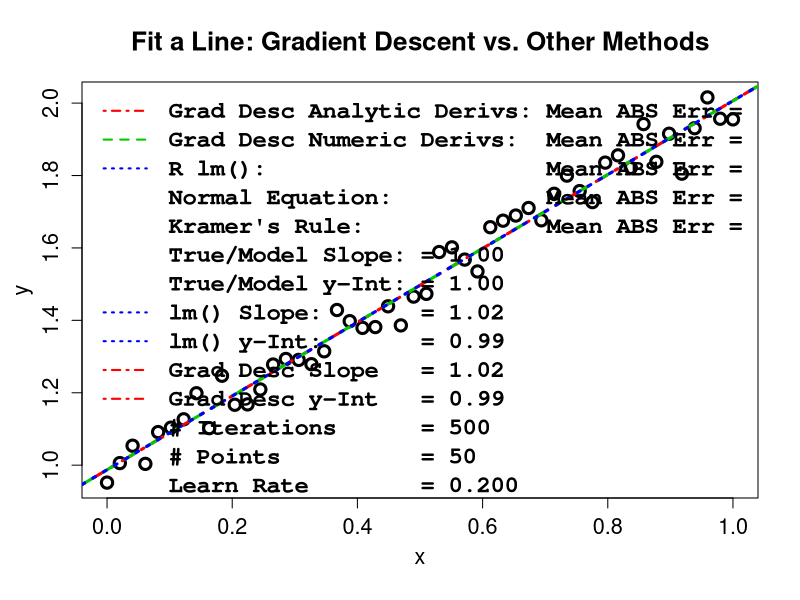
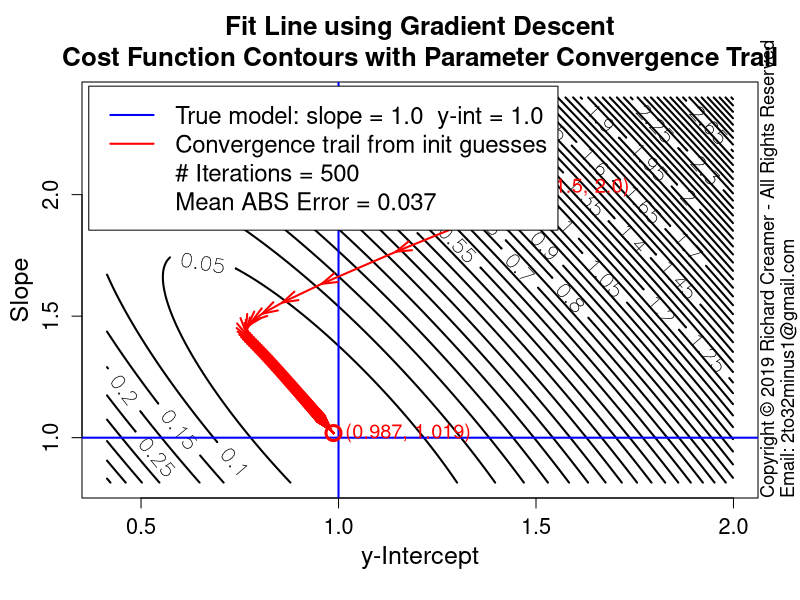

These figures' R source, in order:
##############################################################
### Copyright (c) Richard Creamer 2019 - All Rights Reserved
### Inquiries: email 2to32minus1@gmail.com
##############################################################

### Globals
fontScale = 1.2    # Global font size variable
lf        = 1.2    # Enlarge font of plot labels
verbose   = FALSE  # Verbose printing
lw        = 2      # Line width
xMargin   = 1      # X-axis margin for plots
yMargin   = 1      # Y-axis margin for plots
de        = 0.01   # Small constant for estimating derivatives numerically
smlPts    = 1      # Small  data point/circle
medPts    = 1.5    # Medium data point/circle
lrgPts    = 2.0    # Large  data point/circle

### Run this function to generate this plot
runFunc = function() {
	dw = 1000
	dh = 750	
	path = "D:/Code/R/LeastSquaresPlay/PlotsAndAssocCode/Plot28/"
	f = fitLineGradientDescentVsOthers	
	numPts = 50; width=1200; height = 1200	
	subTitle = "Various # Iterations"
	savePngVerbose( paste( path, "Plot28.png", sep="" ), f, w=height, h=height, un="px", nIter=500, learnRate=0.2, nPts=numPts, drawContourPlot=TRUE )
}

### Use Gradient Descent and other methods to fit a line to data
fitLineGradientDescentVsOthers = function( nIter=100, learnRate=.01, nPts=10, drawContourPlot=FALSE, subTitle="" ) {
	set.seed( 3 )
	lmColor = "blue"
	exactDerivGdColor = "red"
	numDerivGdColor = "green3"
	trueM = 1
	trueB = 1
	coeff = c( trueB, trueM )
	x = seq( from=0, to=1, length=nPts )
	y = trueM * x + trueB + rnorm( length(x), sd=0.05 )
	xLimits = axisLimits( x )
	yLimits = axisLimits( y )	
	guesses = list( yInt=1.5, slope=2 )
	bEst = guesses$yInt
	mEst = guesses$slope
	bEstNum = guesses$yInt
	mEstNum = guesses$slope
	dm = 0
	db = 0
	histM = c( mEst )
	histB = c( bEst )
	numHistM = c( mEst )
	numHistB = c( bEst )
	# Gradient descent iteration using analytic and numeric derivatives
	for ( i in 1:nIter ) {
		# Analytic derivatives
		dm      = meanLineDeDm( x, y, mEst, bEst )
		db      = meanLineDeDb( x, y, mEst, bEst )
		mEst    = mEst - learnRate * dm
		bEst    = bEst - learnRate * db
		histM[length(histM)+1] = mEst
		histB[length(histB)+1] = bEst
		# Numerica estimates of derivatives
		dmNum   = lineDeDmNum( x, y, mEstNum, bEstNum ) # numerically estimated derivatives
		dbNum   = lineDeDbNum( x, y, mEst, bEstNum )
		mEstNum = mEstNum - learnRate * dmNum
		bEstNum = bEstNum - learnRate * dbNum
		numHistM[length(numHistM)+1] = mEstNum
		numHistB[length(numHistB)+1] = bEstNum
	}
	
	defTitle = "Fit a Line: Gradient Descent vs. Other Methods"
	plotTitle = if ( subTitle != "" ) sprintf( "%s\n%s", defTitle, subTitle ) else defTitle
	plot( x, y, main=plotTitle, cex=medPts,
		  xlab="", ylab="", lwd=lw+1, cex.main=1.3*fontScale, cex.axis=1.3 )	
	addAxisLabels( "x", "y" )
	
	# Now employ other methods to fit line
	ne = normalEq( x, y )               # 1) Normal Equation
	kr = fitLineKramersRule( x, y )     # 2) Solve linear system via Kramer's Rule
	lmFit = lm( y ~ x )                 # 3) Built-in lm() function
	lmB = lmFit$coefficients[1]
	lmM = lmFit$coefficients[2]
	lmMeanAbsErr =  (1/length(x))*sum( abs( lmFit$residuals ) )
	abline( bEst, mEst, col=exactDerivGdColor, lwd=lw+1, lty=4 )
	abline( bEstNum, mEstNum, col=numDerivGdColor, lwd=lw+1, lty=2 )
	abline( lmB, lmM, col=lmColor, lwd=lw+1, lty=3 )
	adMeanAbsErr = meanLineAbsErr( x, y, mEst, bEst)
	ndMeanAbsErr = meanLineAbsErr( x, y, mEstNum, bEstNum)
	krMeanAbsErr = meanLineAbsErr( x, y, kr$m, kr$b )
	neMeanAbsErr = meanLineAbsErr( x, y, ne[2], ne[1] )
	if ( verbose ) {
		print( sprintf( "Run params:" ) )
		print( sprintf( "    trueM     = %.2f", trueM ) )
		print( sprintf( "    trueB     = %.2f", trueB ) )
		print( sprintf( "    guessB    = %.2f", guesses$yInt ) )
		print( sprintf( "    guessM    = %.2f", guesses$slope ) )
		print( sprintf( "    nPts      = %d",   nPts ) )
		print( sprintf( "    learnRate = %.4f", learnRate ) )
		print( sprintf( "    nIter     = %d",   nIter ) )
		print( "Results:" )
		print( sprintf( "    True Model (noise added): slope = %.3f  yInt = %.3f", trueM, trueB ) )
		print( sprintf( "    Analytic Derivs:          slope = %.3f  yInt = %.3f  Mean ABS Error = %.3f", mEst,    bEst,    adMeanAbsErr ) )
		print( sprintf( "    Numeric Derivs:           slope = %.3f  yInt = %.3f  Mean ABS Error = %.3f", mEstNum, bEstNum, ndMeanAbsErr ) )
		print( sprintf( "    Kramer's Rule:            slope = %.3f  yInt = %.3f  Mean ABS Error = %.3f", kr$b,    kr$m,    krMeanAbsErr ) )
		print( sprintf( "    R lm():                   slope = %.3f  yInt = %.3f  Mean ABS Error = %.3f", lmB,     lmM,     lmMeanAbsErr ) )
		print( sprintf( "    Normal Equation:          slope = %.3f  yInt = %.3f  Mean ABS Error = %.3f", ne[1],   ne[2],   neMeanAbsErr ) )
	}	
	parSave = par( family="mono", font=2 )
	legText = c( sprintf( "Grad Desc Analytic Derivs: Mean ABS Err = %.4f", adMeanAbsErr ),
				 sprintf( "Grad Desc Numeric Derivs:  Mean ABS Err = %.4f", ndMeanAbsErr ),
				 sprintf( "R lm():                    Mean ABS Err = %.4f", lmMeanAbsErr ),
				 sprintf( "Normal Equation:           Mean ABS Err = %.4f", neMeanAbsErr ),
				 sprintf( "Kramer's Rule:             Mean ABS Err = %.4f", krMeanAbsErr ),
				 sprintf( "True/Model Slope: = %.2f", trueM ),
				 sprintf( "True/Model y-Int: = %.2f", trueB ),
				 sprintf( "lm() Slope:       = %.2f", lmM ),
				 sprintf( "lm() y-Int:       = %.2f", lmB ),
				 sprintf( "Grad Desc Slope   = %.2f", mEst ),
				 sprintf( "Grad Desc y-Int   = %.2f", bEst ),
				 sprintf( "# Iterations      = %d",   nIter ),
				 sprintf( "# Points          = %d",   nPts ),
				 sprintf( "Learn Rate        = %.3f", learnRate ) )
	legClrs = c( exactDerivGdColor, numDerivGdColor, lmColor, "transparent", "transparent", "transparent",
				 "transparent", lmColor, lmColor, exactDerivGdColor, exactDerivGdColor, "transparent", "transparent", "transparent" )
	legLtys = c( 4, 2, 3, 0, 0, 0, 0, 3, 3, 4, 4, 0, 0, 0 )
	legend( "topleft", legend=legText, col=legClrs, lty=legLtys, lwd=lw, inset = c(0.0,0.0),
			bg="transparent", box.col="transparent", cex=1.2*fontScale, text.font=2 )
	par( parSave ) # Restore prior font
	
	if ( drawContourPlot )
		plotLineGradDescParamTrails( x, y, meanLineSsdErr, trueM, trueB, numHistM, numHistB,
									 takeSqrtError=FALSE, nIter=nIter, meanAbsFitError=adMeanAbsErr )	
}

### Slightly more reusable cost function plot + parameter evolution trails
### y-intercept maps to x-axis, slope maps to y-axis
plotLineGradDescParamTrails = function( x, y, errorFunc, modelM, modelB, histM, histB, takeSqrtError=TRUE, nIter, meanAbsFitError ) {
	nc = 200
	nr = 200	
	# Make contour plot region slightly larger than M and B parameter trails
	minM = min( histM ) * 0.8
	maxM = max( histM ) * 1.2
	minB = min( histB ) * 0.8
	maxB = max( histB ) * 1.2
	# Adjust these limits so that ***if plot is square*** the trails are perpendicular to contour lines
	deltaM = maxM - minM
	deltaB = maxB - minB
	gap = abs( deltaM - deltaB )
	if ( deltaM > deltaB ) {
		minB = minB - gap/2
		maxB = maxB + gap/2
	} else {
		minM = minM - gap/2
		maxM = maxM + gap/2
	}
	# Generate cost function sampling x and y coordinates
	intercepts = seq( minB, maxB, length.out=nc )
	slopes = seq( minM, maxM, length.out=nr )
	# Fill z 2D matrix with const function values for (y-intercept, slope) x,y pairs
	z = getLineErrorGrid( errorFunc, slopes, intercepts, x, y )
	if ( takeSqrtError )
		z = sqrt( z )
	# Create contour plot
	xLim = c( min(intercepts), max(intercepts) )
	yLim = c( min(slopes), max(slopes) )
	plotTitle = sprintf( "Fit Line using Gradient Descent\nCost Function Contours with Parameter Convergence Trail" )
	tz = t( z ) # contour() wants z first dim -> x-axis and second dim -> y-axis	
	contour( intercepts, slopes, tz, main=plotTitle, xlim=xLim, ylim=yLim, cex.lab=lf,
			 cex.main=1.3*fontScale, cex=1.3*fontScale, lwd=lw,
			 nlevels=50, labcex=1.3, xlab="", ylab="", cex.axis=1.3 )	
	addAxisLabels( "y-Intercept", "Slope", cexVal=1.5 )
	# Draw 'true' model (y-intercept, slope) crosshairs
	# Final converged gradient desccent params will != 'true' m and be because rand error added to model
	pl = gpl()
	lines( c( pl$xLim[1], pl$xLim[2] ), c( modelM, modelM ), col="blue", lwd=lw ) # Draw crosshair @ (b,m)
	lines( c( modelB, modelB ), c( pl$yLim[1], pl$yLim[2] ), col="blue", lwd=lw )
	for ( i in 2:length(histB) )
		arrows( histB[i-1], histM[i-1], histB[i], histM[i], col="red", lwd=lw, length=0.16, angle=17 )
	# Draw start/end point (initial guess + final converged params)
	x1 = histB[1];               y1 = histM[1]
	x2 = histB[length(histB)];   y2 = histM[length(histM)]	
	points( c(x1), c(y1), col="red", lwd=lw+1, cex=2 )
	points( c(x2), c(y2), col="red", lwd=lw+1, cex=2 )
	shift = 0.03
	text( x1 + shift, y1 + shift, sprintf( "(%.1f, %.1f)", x1, y1 ), cex=fontScale, adj=0, col="red" )
	text( x2 + shift, y2 + 0, sprintf( "(%.3f, %.3f)", x2, y2 ), cex=fontScale, adj=0, col="red" )
	lt1 = sprintf( "True model: slope = %.1f  y-int = %.1f", modelM, modelB )
	lt2 = "Convergence trail from init guesses"
	lt3 = sprintf( "# Iterations = %d", nIter )
	lt4 = sprintf( "Mean ABS Error = %.3f", meanAbsFitError )
	legText = c( lt1, lt2, lt3, lt4 )
	legClrs = c( "blue", "red", "transparent", "transparent" )
	# Below some hard-coded values for example
	legend( "topleft", legend=legText, col=legClrs, lwd=lw, cex=fontScale*1.2, inset=c(0.01,0.01) )
}

### Compute line fit cost function value over grid of slopes and intercepts
### errorFunc = the specific cost function
### Note: returned matrix may need to be transposed for some functions such as contour()
getLineErrorGrid = function( errorFunc, slopes, intercepts, x, y ) {
	nr = length( slopes )
	nc = length( intercepts )
	z = matrix( nrow=nr, ncol=nc )	
	for ( row in 1:nr ) {     # loop over y-coordinates (slopes)
		slope = slopes[row]
		for ( col in 1:nc ) { # loop over x-coordinates (y-intercepts)
			yInt = intercepts[col]
			z[row, col] = errorFunc( x, y, slope=slope, yInt=yInt )
		}
	}
	return( z )
}

### Line fit error function
meanLineSsdErr = function( x, y, slope, yInt ) {
	return( (1/length(x)) * sum( ( yInt + slope*x - y )^2 ) )
}

### Line fit error function: abs() not diff^2
meanLineAbsErr = function( x, y, slope, yInt ) {
	return( (1/length(x)) * sum( abs( yInt + slope*x - y ) ) )
}

### Line fit cost function derivative wrt y-intercept
meanLineDeDb = function( x, y, m, b ) {
	return( (1/length(x))*2*sum( (m*x + b) - y ) )
}

### Line fit cost function derivative wrt slope
meanLineDeDm = function( x, y, m, b ) {
	return( (1/length(x))*2*sum( ( (m*x + b) - y ) * x ) )
}

### Add copyright notice to plot via text()
addCopyright = function() {
	mtext( "Copyright \uA9 2019 Richard Creamer - All Rights Reserved", side=4, line=0, adj=0, cex=1.1 )
	mtext( "Email: 2to32minus1@gmail.com", side=4, line=1, adj=0, cex=1.1 )
}

### Compute partial derivative of 1D line fit cost function wrt slope
lineDeDmNum = function( x, y, slope, yInt ) {
	delta = 0.0000001
	e1 = meanLineSsdErr( x, y, slope, yInt )
	e2 = meanLineSsdErr( x, y, slope + delta, yInt )
	return ( (e2 - e1)/delta )
}

### Compute partial derivative of 1D line fit cost function wrt slope
lineDeDbNum = function( x, y, slope, yInt ) {
	delta = 0.0000001
	e1 = meanLineSsdErr( x, y, slope, yInt )
	e2 = meanLineSsdErr( x, y, slope, yInt + delta )
	return ( (e2 - e1)/delta )
}

### Fit line via linear system of equations + Kramer's rule
fitLineKramersRule = function( x, y ) {
	n = length(x)
	d = n * sum(x^2) - (sum(x))^2
	b = (1/d) * ( sum(y) * sum(x^2) - sum(x) * sum(x*y) )
	m = (1/d) * ( n * sum(x*y) - sum(x) * sum(y) )
	return( list( b=b, m=m ) )
}

### Linear regression using Normal Equation; works for 1+ sample features
normalEq = function( x, y ) {
	X = cbind( 1, x ) # cbind() = 'column bind': create matrix: prepend col of 1's to x
	return( solve( t(X) %*% X ) %*% t(X) %*% y )
}

### Get Plot Limits : gpl()$xLim[1] --> left x-coord
gpl = function() {
	u = par( "usr" )
	return( list( xLim=u[1:2], yLim=u[3:4] ) )
}

#### Compute plot axis limits to fit range of data
axisLimits = function( v, margin=0 ) {
	lowerLimit = floor( min(v) ) - margin
	upperLimit = ceiling( max(v) ) + margin
	c( lowerLimit, upperLimit )
}

### Convience method to add x/y axis labels
addAxisLabels = function( xLabel="x", yLabel="y", cexVal=1.3 ) {
	mtext( text=xLabel, side=1, line=2.5, cex=cexVal )
	mtext( text=yLabel, side=2, line=2.5, cex=cexVal )
}

### Save to PNG file, specify width and height
savePngVerbose = function( path, plotFunc, w=512, h=512, un="px", doCopyright=TRUE, ... ) {
	png( filename = path, type="cairo", units=un, width=w, height=h, pointsize=12, res=96 )
	plotFunc( ... )
	if ( doCopyright )
		addCopyright()
	dev.off()
}

### Add copyright notice to plot via text()
addCopyright = function() {
	mtext( "Copyright \uA9 2019 Richard Creamer - All Rights Reserved", side=4, line=0, adj=0, cex=1.1 )
	mtext( "Email: 2to32minus1@gmail.com", side=4, line=1, adj=0, cex=1.1 )
}

runFunc()
